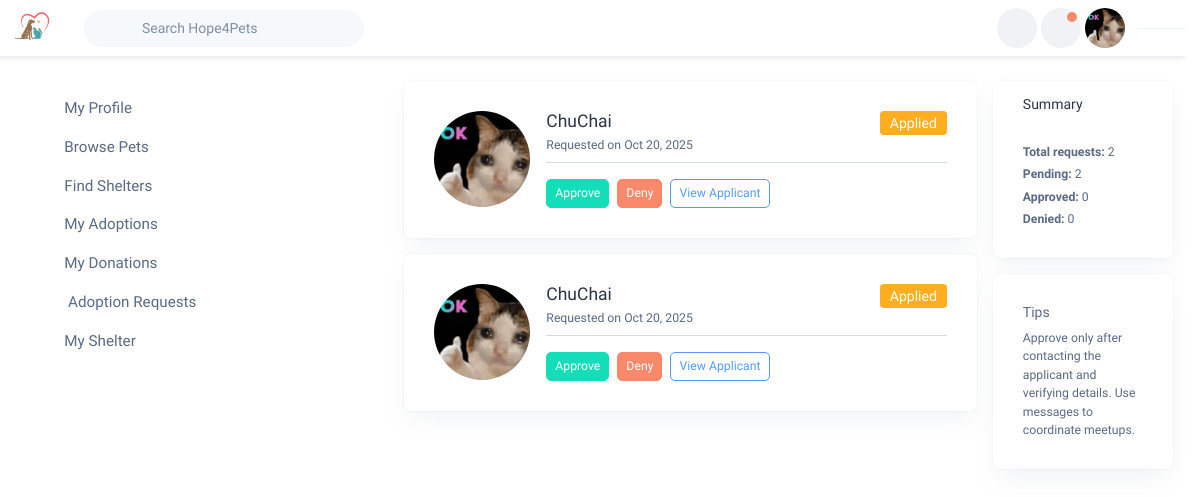
The app's page /public-users/views/AdoptionRequestManagement.php (signed in) with its own data.
### tables this page shows
CREATE TABLE `adoptions` (
  `id` bigint(20) UNSIGNED NOT NULL,
  `pet_id` bigint(20) UNSIGNED NOT NULL,
  `applicant_id` bigint(20) UNSIGNED NOT NULL,
  `shelter_id` bigint(20) UNSIGNED DEFAULT NULL,
  `status` enum('applied','approved','denied','completed','cancelled') DEFAULT 'applied',
  `created_at` timestamp NOT NULL DEFAULT current_timestamp(),
  `reviewed_by` bigint(20) UNSIGNED DEFAULT NULL,
  `reviewed_at` timestamp NULL DEFAULT NULL
);

CREATE TABLE `pets` (
  `id` bigint(20) UNSIGNED NOT NULL,
  `owner_id` bigint(20) UNSIGNED NOT NULL,
  `shelter_id` bigint(20) UNSIGNED DEFAULT NULL,
  `name` varchar(200) NOT NULL,
  `species` enum('dog','cat','bird','rabbit','other') DEFAULT 'other',
  `breed` varchar(200) DEFAULT NULL,
  `age` varchar(50) DEFAULT NULL,
  `gender` enum('male','female','unknown') DEFAULT 'unknown',
  `size` enum('small','medium','large','extra-large') DEFAULT 'medium',
  `pet_photos` varchar(255) NOT NULL,
  `vaccine_status` varchar(255) DEFAULT NULL,
  `health_status` varchar(255) DEFAULT NULL,
  `location` varchar(255) DEFAULT NULL,
  `description` text DEFAULT NULL,
  `status` enum('available','pending','adopted','removed') DEFAULT 'available',
  `created_at` timestamp NOT NULL DEFAULT current_timestamp()
);

### controllers/BaseController.php (called while the page is built, shortened)
<?php
require_once __DIR__ . '/../config/db-connection/db_connection.php';
abstract class BaseController {
    protected static ?mysqli $conn = null;
    protected static function db(): mysqli {
        if (self::$conn === null) {
            global $conn;
            self::$conn = $conn;
        }
        return self::$conn;
    }
    protected static function fetchAll(string $sql, string $types = '', array $params = []): array {
        $mysqli = self::db();
        try {
            if ($types !== '' && !empty($params)) {
                $stmt = $mysqli->prepare($sql);
                $stmt->bind_param($types, ...$params);
                $stmt->execute();
                $result = $stmt->get_result();
                $rows = $result ? $result->fetch_all(MYSQLI_ASSOC) : [];
                return $rows;
            }
            $result = $mysqli->query($sql);
            $rows = $result->fetch_all(MYSQLI_ASSOC);
            return $rows;
        } catch (mysqli_sql_exception $e) {
            error_log('DB error in fetchAll: ' . $e->getMessage() . ' -- SQL: ' . $sql);
            return [];
        }
    }
}

### public-users/controllers/AdoptionManagementController.php (called while the page is built, shortened)
<?php
require_once __DIR__ . '/../../controllers/BaseController.php';
class AdoptController extends BaseController {
    public static function getRequests(int $shelterId): array {
        $query = "SELECT a.id, a.pet_id, a.applicant_id, a.status, a.created_at,
                         p.name AS pet_name, p.pet_photos AS pet_photo, p.owner_id,
                         aa.name AS applicant_name, aa.phone AS applicant_phone, aa.address AS applicant_address, aa.message AS applicant_message, aa.created_at AS applicant_created_at
                  FROM adoptions a
                  JOIN pets p ON a.pet_id = p.id
                  LEFT JOIN adoption_applicants aa ON a.id = aa.adoption_id
                  WHERE a.shelter_id = ?
                  ORDER BY a.created_at DESC";
        return self::fetchAll($query, 'i', [$shelterId]);
    }
}
?>

### public-users/views/AdoptionRequestManagement.php (the view, shortened to what this page needs)
<?php include __DIR__ . '/../include/header.php'; ?>
<?php include __DIR__ . '/../include/topbar.php'; ?>
<?php
require_once __DIR__ . '/../controllers/AdoptionManagementController.php';
$shelterId = $_SESSION['shelter_id'] ?? 0;
$requests = AdoptController::getRequests($shelterId);
?>
<div class="container-fluid">
    <div class="row g-3 py-4">
        <?php include __DIR__ . '/../include/shortcut-button.php'; ?>
        <div class="col-12 col-lg-6">
            <?php if (empty($requests)): ?>
            <div class="card">
                <div class="card-body text-center text-muted py-5">No adoption requests yet.</div>
            </div>
            <?php else: ?>
            <?php foreach ($requests as $r): ?>
            <div class="card mb-3">
                <div class="card-body">
                    <div class="d-flex align-items-start gap-3">
                        <?php
                                    $ownerId = $r['owner_id'] ?? '';
                                    $petPhotos = $r['pet_photo'] ?? '';
                                    if (empty($petPhotos)) {
                                        $relPath = '/storage/uploads/images/default.png';
                                    } elseif (strpos($petPhotos, '/storage/uploads') === 0 || preg_match('#^https?://#i', $petPhotos)) {
                                        $relPath = $petPhotos;
                                    } else {
                                        $relPath = '/storage/uploads/images/' . $ownerId . '/' . $petPhotos;
                                    }
                                    $candidates = [];
                                    $candidates[] = $relPath;
                                    $projectPrefix = '/Hope4PetsOnlinePetAdoptionandRehomingSystem';
                                    $candidates[] = $projectPrefix . $relPath;
                                    $petImgPath = '/storage/uploads/images/default.png';
                                    foreach ($candidates as $url) {
                                        $fs2 = rtrim($_SERVER['DOCUMENT_ROOT'], '/\\') . $projectPrefix . $url;
                                        if (file_exists($fs2)) {
                                            $petImgPath = $projectPrefix . $url;
                                            break;
                                        }
                                    }
                                ?>
                        <img src="<?php echo htmlspecialchars($petImgPath); ?>" alt="pet" class="rounded-circle"
                            style="width:96px; height:96px; object-fit:cover;">
                        <div class="flex-grow-1">
                            <div class="d-flex justify-content-between">
                                <div>
                                    <h5 class="mb-1">
                                        <?php echo htmlspecialchars($r['pet_name'] ?? ('Pet ID: ' . ($r['pet_id'] ?? ''))); ?>
                                    </h5>
                                    <div class="small text-muted">Requested on
                                        <?php echo htmlspecialchars(date('M d, Y', strtotime($r['created_at'] ?? ''))); ?>
                                    </div>
                                </div>
                                <div class="text-end">
                                    <span
                                        class="badge bg-<?php echo ($r['status']==='applied')? 'warning' : (($r['status']==='approved')? 'success' : 'secondary'); ?>"><?php echo htmlspecialchars(ucfirst($r['status'] ?? '')); ?></span>
                                </div>
                            </div>
                            <hr class="my-2">
                            <div class="mt-3 d-flex gap-2">
                                <?php $status = $r['status'] ?? ''; ?>
                                <?php if ($status === 'applied'): ?>
                                <form method="post" action="../controllers/AdoptionActionControllers.php" class="d-inline">
                                    <button type="submit" class="btn btn-sm btn-success">Approve</button>
                                </form>
                                <form method="post" action="../controllers/AdoptionActionControllers.php" class="d-inline">
                                    <button type="submit" class="btn btn-sm btn-danger">Deny</button>
                                </form>
                                <?php else: ?>
                                <button class="btn btn-sm btn-outline-secondary" disabled>Manage</button>
                                <?php endif; ?>
                                <button type="button" class="btn btn-sm btn-outline-info" data-bs-toggle="modal"
                                    data-bs-target="#applicantModal"
                                    data-name="<?php echo htmlspecialchars($r['applicant_name'] ?? ''); ?>"
                                    data-phone="<?php echo htmlspecialchars($r['applicant_phone'] ?? ''); ?>"
                                    data-address="<?php echo htmlspecialchars($r['applicant_address'] ?? ''); ?>"
                                    data-message="<?php echo htmlspecialchars($r['applicant_message'] ?? ''); ?>"
                                    data-created="<?php echo htmlspecialchars($r['created_at'] ?? ''); ?>">View
                                    Applicant</button>
                            </div>
                        </div>
                    </div>
                </div>
            </div>
            <?php endforeach; ?>
            <?php endif; ?>
        </div>
        <div class="col-12 col-lg-2">
            <div class="card mb-3">
                <div class="card-header bg-white border-0 pb-0">
                    <h6 class="mb-0">Summary</h6>
                </div>
                <div class="card-body small">
                    <p class="mb-1"><strong>Total requests:</strong> <?php echo count($requests); ?></p>
                    <p class="mb-1"><strong>Pending:</strong>
                        <?php echo count(array_filter($requests, function($x){ return ($x['status'] ?? '')==='applied'; })); ?>
                    </p>
                    <p class="mb-1"><strong>Approved:</strong>
                        <?php echo count(array_filter($requests, function($x){ return ($x['status'] ?? '')==='approved'; })); ?>
                    </p>
                    <p class="mb-0"><strong>Denied:</strong>
                        <?php echo count(array_filter($requests, function($x){ return ($x['status'] ?? '')==='denied'; })); ?>
                    </p>
                </div>
            </div>
            <div class="card">
                <div class="card-body">
                    <h6 class="text-muted mb-2">Tips</h6>
                    <p class="small text-muted mb-0">Approve only after contacting the applicant and verifying details.
                        Use messages to coordinate meetups.</p>
                </div>
            </div>
        </div>
    </div>
</div>
<?php include __DIR__ . '/../include/footer.php'; ?>

### public-users/include/header.php (style rules this page uses)
body { overflow-y: scroll !important; }

### records on screen
adoptions: pet.name "ChuChai", created_at "Oct 20, 2025", status "Applied"
adoptions: pet.name "ChuChai", created_at "Oct 20, 2025", status "Applied"

### other values on screen
count($requests) "2"
